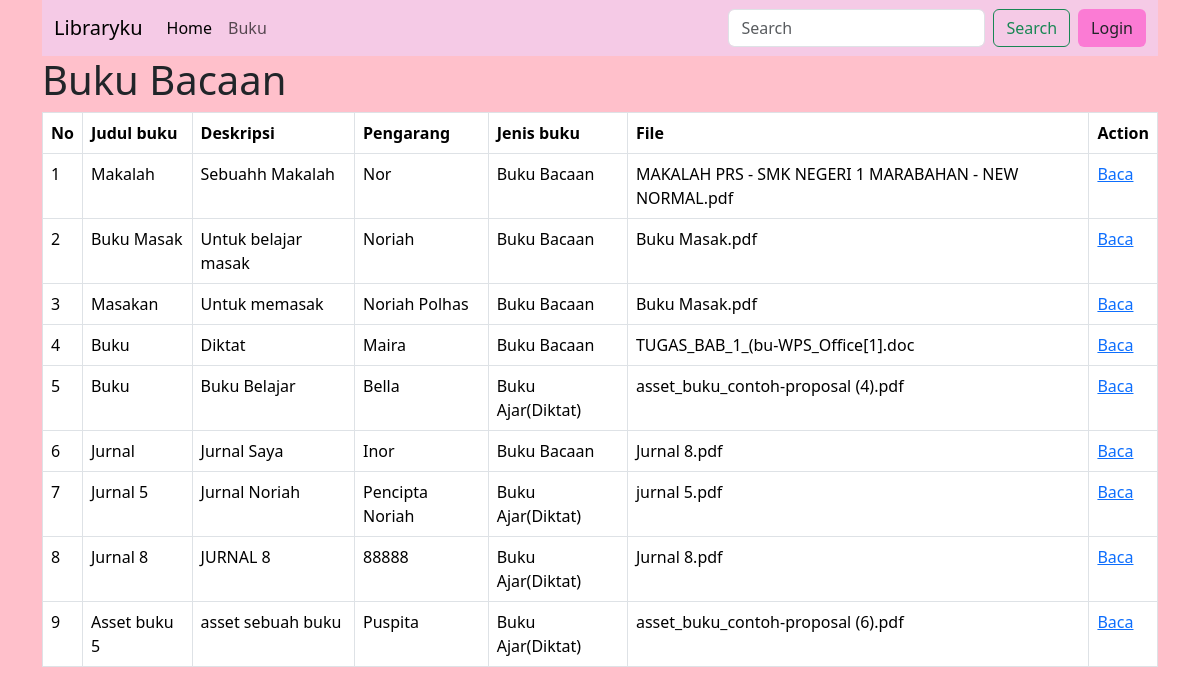
Page /Libraryku_Noriah/index.php on the committed database.
### tables this page shows
CREATE TABLE `mdt_buku` (
  `id_buku` int(5) NOT NULL,
  `judul_buku` varchar(255) NOT NULL,
  `deskripsi` text NOT NULL,
  `pengarang` varchar(50) NOT NULL,
  `jenis_buku` enum('Buku Bacaan','Buku Ajar(Diktat)','','') NOT NULL,
  `id_admin` int(5) NOT NULL,
  `file` varchar(255) NOT NULL,
  `create_date` timestamp NOT NULL DEFAULT current_timestamp() ON UPDATE current_timestamp()
);

### Libraryku_Noriah/index.php (the view, shortened to what this page needs)
<!DOCTYPE html>
<html lang="en">
<head>
    <link href="https://cdn.jsdelivr.net/npm/bootstrap@5.3.2/dist/css/bootstrap.min.css" rel="stylesheet">
</head>
<body>
</head>
<body>
    <div class="container">
    <nav class="navbar navbar-expand-lg " style="background-color: #f5cae6;">
  <div class="container-fluid">
    <a class="navbar-brand" href="#">Libraryku</a>
    <div class="collapse navbar-collapse" id="navbarSupportedContent">
      <ul class="navbar-nav me-auto mb-2 mb-lg-0">
        <li class="nav-item">
          <a class="nav-link active" aria-current="page" href="#">Home</a>
        </li>
        <li class="nav-item">
          <a class="nav-link" href="#">Buku</a>
        </li>
      </ul>
      <form class="d-flex" role="search">
        <input class="form-control me-2" type="search" placeholder="Search" aria-label="Search">
        <button class="btn btn-outline-success" type="submit">Search</button>
        <a href="login.php" class="btn btn-lgn ms-2" type="submit">Login</a>
      </form>
    </div>
  </div>
</nav>
<h1>Buku Bacaan</h1>
<table class="table table-bordered table-hover">
<thead>
    <tr>
      <th scope="col">No</th>
      <th scope="col">Judul buku</th>
      <th scope="col">Deskripsi</th>
      <th scope="col">Pengarang</th>
      <th scope="col">Jenis buku</th>
      <th scope="col">File</th>
      <th scope="col">Action</th>
    </tr>
  </thead>
  <tbody>
  <?php
    include'koneksi.php';
    $buku = mysqli_query($koneksi, "SELECT * from mdt_buku");
    $no = 1 ;
    foreach ($buku as $row){
        echo "<tr>
        <td>$no</td>
        <td>".$row['judul_buku']."</td>
        <td>".$row['deskripsi']."</td>
        <td>".$row['pengarang']."</td>
        <td>".$row['jenis_buku']."</td>
        <td>".$row['file']."</td>
        <td><a href='asset/buku/$row[file]#toolbar=0' target='_blank'>Baca</a>
    </td>
        </tr>"
        ;
        $no++;
    }
    ?>
  </tbody>
</table>
</div>
</body>
</html>

### Libraryku_Noriah/index.php (style rules this page uses)
body { background-color: pink; }
.btn-lgn { background-color: #f5ca; }

### rows in the picture
mdt_buku: judul_buku "Makalah", deskripsi "Sebuahh Makalah", pengarang "Nor", jenis_buku "Buku Bacaan", file "MAKALAH PRS - SMK NEGERI 1 MARABAHAN - NEW NORMAL.pdf"
mdt_buku: judul_buku "Buku Masak", deskripsi "Untuk belajar masak", pengarang "Noriah", jenis_buku "Buku Bacaan", file "Buku Masak.pdf"
mdt_buku: judul_buku "Masakan", deskripsi "Untuk memasak", pengarang "Noriah Polhas", jenis_buku "Buku Bacaan", file "Buku Masak.pdf"
mdt_buku: judul_buku "Buku", deskripsi "Diktat", pengarang "Maira", jenis_buku "Buku Bacaan", file "TUGAS_BAB_1_(bu-WPS_Office[1].doc"
mdt_buku: judul_buku "Buku", deskripsi "Buku Belajar", pengarang "Bella", jenis_buku "Buku Ajar(Diktat)", file "asset_buku_contoh-proposal (4).pdf"
mdt_buku: judul_buku "Jurnal", deskripsi "Jurnal Saya", pengarang "Inor", jenis_buku "Buku Bacaan", file "Jurnal 8.pdf"
mdt_buku: judul_buku "Jurnal 5", deskripsi "Jurnal Noriah", pengarang "Pencipta Noriah", jenis_buku "Buku Ajar(Diktat)", file "jurnal 5.pdf"
mdt_buku: judul_buku "Jurnal 8", deskripsi "JURNAL 8", pengarang "88888", jenis_buku "Buku Ajar(Diktat)", file "Jurnal 8.pdf"
mdt_buku: judul_buku "Asset buku 5", deskripsi "asset sebuah buku", pengarang "Puspita", jenis_buku "Buku Ajar(Diktat)", file "asset_buku_contoh-proposal (6).pdf"
